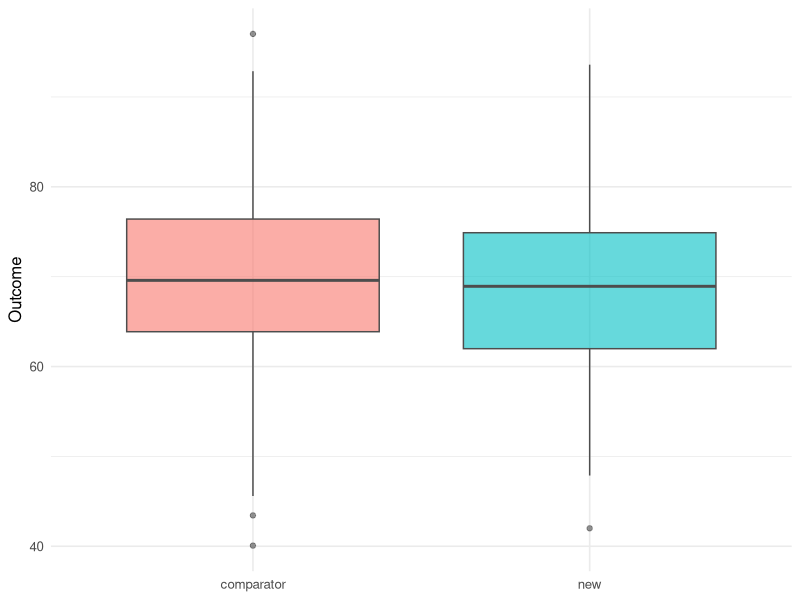

This figure's R source:
# ============================================================
# Biostatistics Courses
# Course 3 — Week 1, Session 3: Adaptive, NI, equivalence trials
# ============================================================

# --- 0. Setup --------------------------------------------------
library(tidyverse)
set.seed(42)
theme_set(theme_minimal(base_size = 12))

# --- 1. Hypothesis / Goal --------------------------------------
# Demonstrate a non-inferiority test against a pre-specified margin.

# --- 2. Data ---------------------------------------------------
n <- 150
trial <- tibble(
  arm = rep(c("comparator", "new"), each = n),
  y   = c(rnorm(n, 70, 10), rnorm(n, 69, 10))
)

# --- 3. Visualise ----------------------------------------------
p <- trial |>
  ggplot(aes(arm, y, fill = arm)) +
  geom_boxplot(alpha = 0.6, colour = "grey30") +
  labs(x = NULL, y = "Outcome") +
  theme(legend.position = "none")
print(p)

# --- 4. Assumptions --------------------------------------------
# Pre-specified margin, independent observations, approximately
# normal residuals within arm.

# --- 5. Conduct / Fit ------------------------------------------
fit <- with(trial, t.test(y[arm == "new"], y[arm == "comparator"],
                          conf.level = 0.95))
print(fit)

delta <- 3
ci <- fit$conf.int
est <- unname(fit$estimate[1] - fit$estimate[2])  # new - comparator
ni_pass <- ci[1] > -delta

# --- 6. Report -------------------------------------------------
cat(sprintf(
  "Mean diff: %.2f (95%% CI: %.2f, %.2f); margin: -%.1f; NI pass: %s\n",
  est, ci[1], ci[2], delta, ni_pass
))
